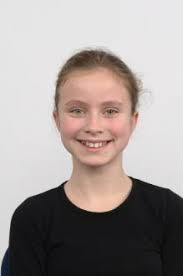
#> input picture Pro6/Pro6b/Picture1.png, 183 x 276 px
$ python -i pro6c.py   (imports and definitions only)
#> lines starting #> are read from the running program, lines starting #| are printed output that depends on the picture; after the words box and inside, x2 and y2 are one past the last pixel; in counts of white or black regions, pixels touching at a corner belong together
#> further down, picture is the input picture: shape (276, 183, 3); mean B, G, R 150.4, 153.2, 162
import cv2
import numpy as np
import streamlit as st
import os

# Get the absolute path of the current script
current_dir = os.path.dirname(os.path.abspath(__file__))

def detect_face_and_eyes(image):
    # Load pre-trained models
    face_cascade_path = os.path.join(current_dir, 'haarcascade_frontalface_default.xml')
    eye_cascade_path = os.path.join(current_dir, 'haarcascade_eye.xml')

    face_cascade = cv2.CascadeClassifier(face_cascade_path)
    eye_cascade = cv2.CascadeClassifier(eye_cascade_path)

    if face_cascade.empty():
        st.error(f"Error: Unable to load face cascade classifier. Check if the file exists at {face_cascade_path}")
        return image

    if eye_cascade.empty():
        st.error(f"Error: Unable to load eye cascade classifier. Check if the file exists at {eye_cascade_path}")
        return image

    # Convert the image to grayscale
    gray = cv2.cvtColor(image, cv2.COLOR_BGR2GRAY)
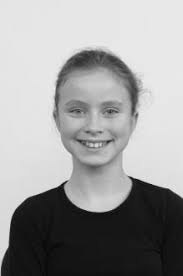
#> gray: shape (276, 183); min 2, max 242, mean 155.5

    # Detect faces
    faces = face_cascade.detectMultiScale(gray, 1.3, 5)
#> faces = [[45, 70, 100, 100]]

    for (x, y, w, h) in faces:
        cv2.rectangle(image, (x, y), (x+w, y+h), (255, 0, 0), 2)
        roi_gray = gray[y:y+h, x:x+w]
        roi_color = image[y:y+h, x:x+w]

        # Detect eyes within the face region
        eyes = eye_cascade.detectMultiScale(roi_gray)
        for (ex, ey, ew, eh) in eyes:
            cv2.rectangle(roi_color, (ex, ey), (ex+ew, ey+eh), (0, 255, 0), 2)
#> this loop made 1 pass
#> (x, y, w, h, eyes) on pass 1: (45, 70, 100, 100, [[20, 28, 26, 26], [52, 30, 24, 24]])
#> pass 1, in detect_face_and_eyes, `roi_gray = gray[y:y+h, x:x+w]`:
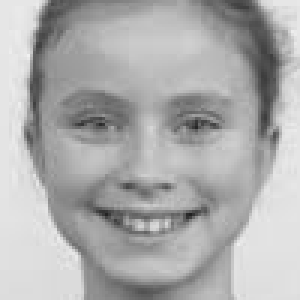
#> roi_gray: shape (100, 100) (shown 3 times larger); min 33, max 241, mean 172.9
#> pass 1, in detect_face_and_eyes, `roi_color = image[y:y+h, x:x+w]`:
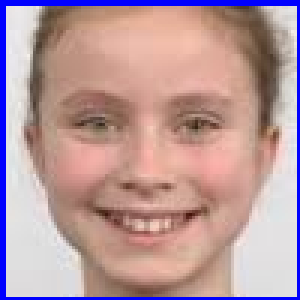
#> roi_color: shape (100, 100, 3) (shown 3 times larger); mean B, G, R 157.5, 153.3, 184.7
#> after the loop:
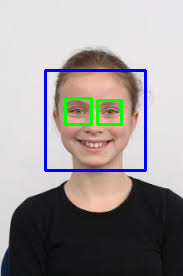
#> image: shape (276, 183, 3); 3.54% of pixels changed, all inside (x1, y1, x2, y2) = (44, 69, 147, 172)
#> after the loop:
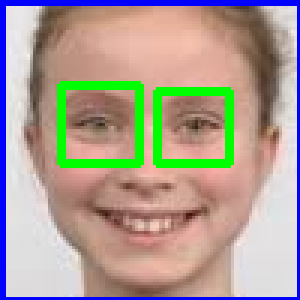
#> roi_color: shape (100, 100, 3) (shown 3 times larger); 5.92% of pixels changed, all inside (x1, y1, x2, y2) = (19, 27, 78, 56)

    return image

# Streamlit app
def main():
    st.title("Face and Eye Detection App")

    uploaded_file = st.file_uploader("Choose an image...", type=["jpg", "jpeg", "png"])

    if uploaded_file is not None:
        # Read the image
        image = cv2.imdecode(np.frombuffer(uploaded_file.read(), np.uint8), 1)

        # Perform detection
        result = detect_face_and_eyes(image)

        # Display the result
        st.image(result, channels="BGR", caption="Detected Faces and Eyes")

# [2 lines not run here, left out]

>>> import cv2
>>> picture = cv2.imread('../Pro6b/Picture1.png')
>>> result = detect_face_and_eyes(picture)
